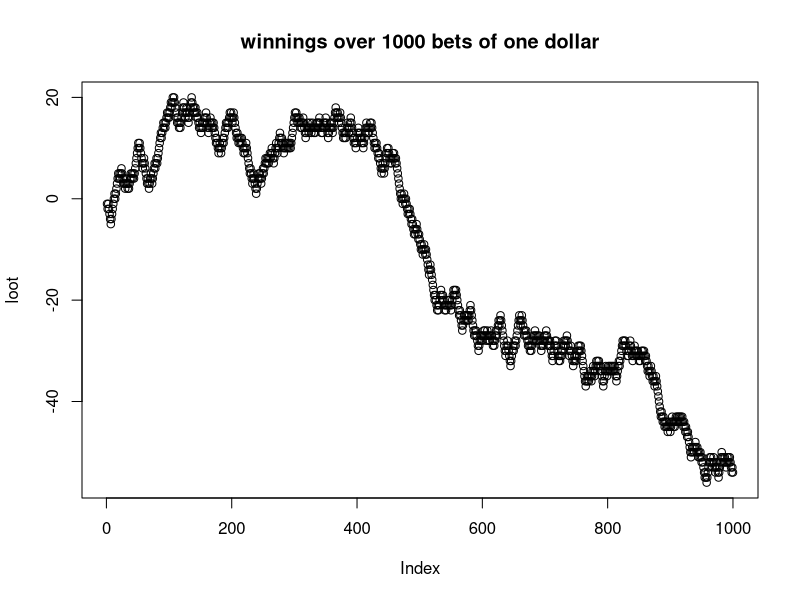
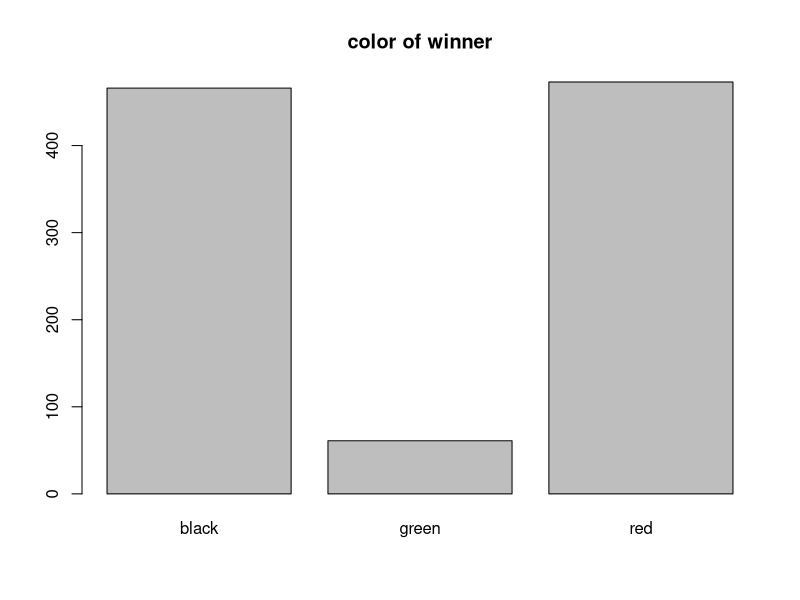
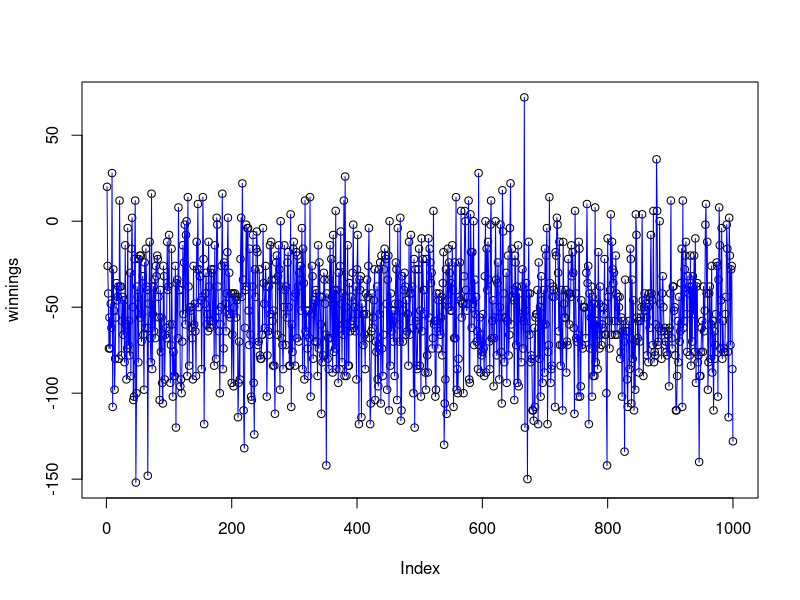
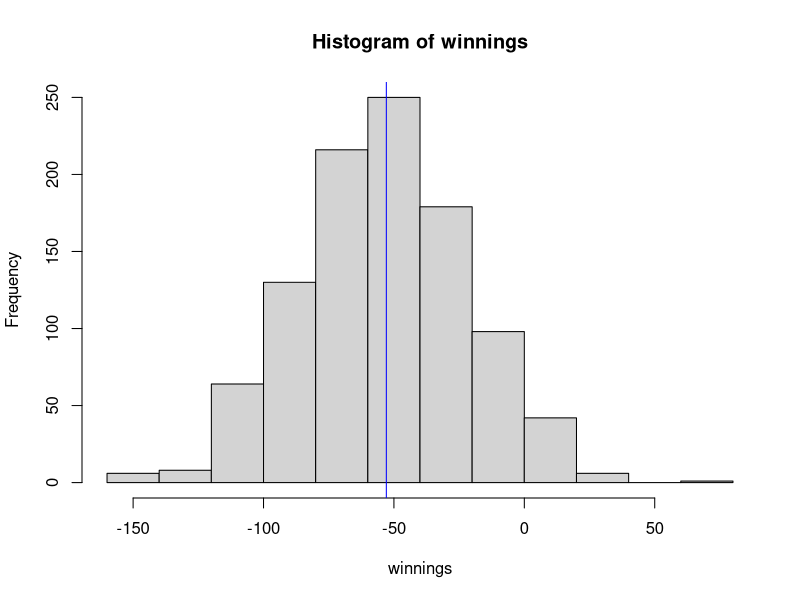
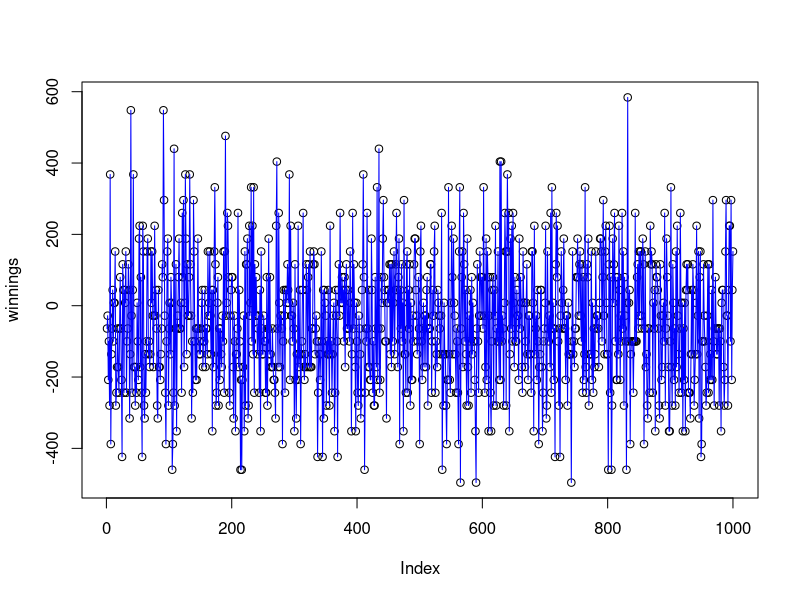
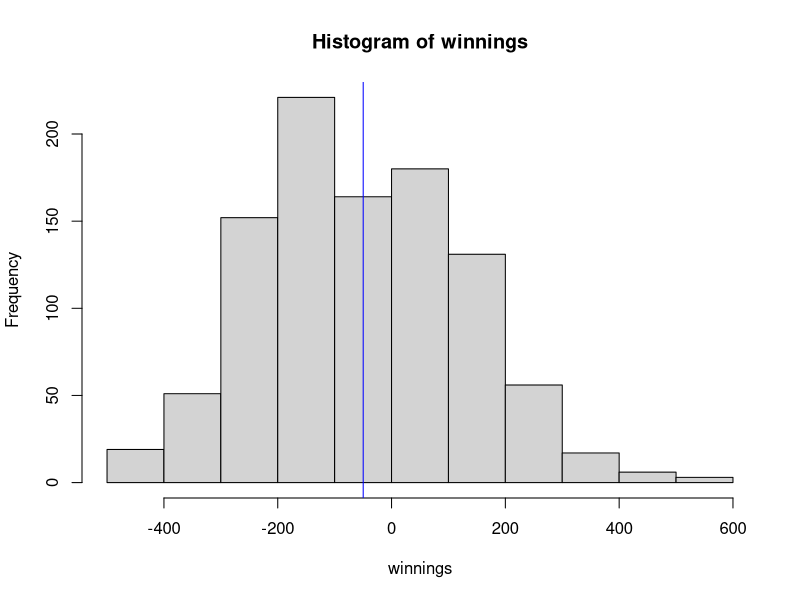
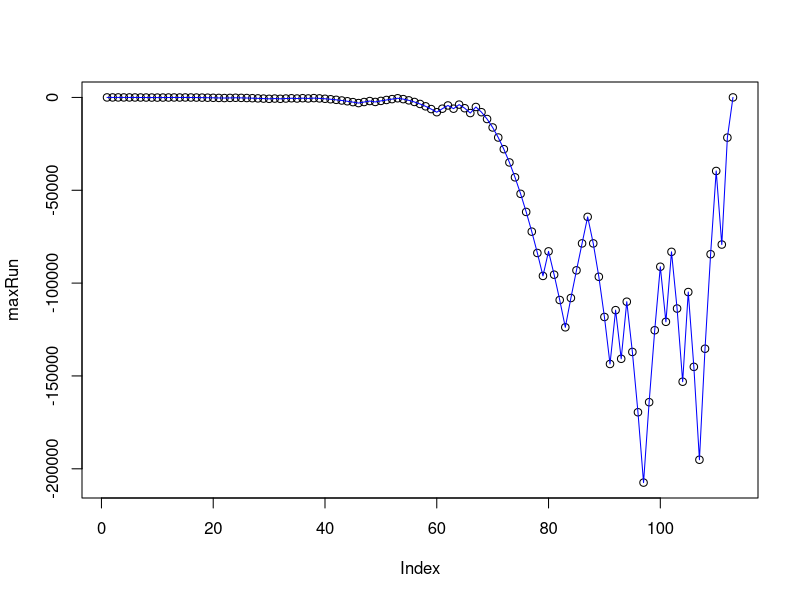

The R source for these figures, in order:
## ---- chunk 1
knitr::opts_chunk$set(echo = TRUE,  results='asis')
library(knitr)
## ---- chunk 2
Roulette <- data.frame(1:38)
Roulette$number[1] <- '0'
Roulette$color[1] <- 'green'
Roulette$number[2] <- '00'
Roulette$color[2] <- 'green'
for (i in 3:38){
  Roulette$number[i] <- i-2
  if (i%%2==0){
    Roulette$color[i] <- 'black'
  } else {
    Roulette$color[i] <- 'red'
  }
}
## ---- chunk 3
games <- sample(Roulette$color, 1000, replace=TRUE, prob=NULL)
loot <-1:1000;
win <-0;
for (i in 1:1000){
  if (games[i] == 'red'){
    win = win + 1
  } else {
    win = win -1
  }
  loot[i] <- win
}
plot(loot, main='winnings over 1000 bets of one dollar')
## ---- chunk 4
barplot(table(games), main='color of winner')
## ---- chunk 5
betOnRed <- function(){ 
  games <- sample(Roulette$color, 1000, replace=TRUE, prob=NULL)
  win <-0;
  for (i in 1:1000){
    if (games[i] == 'red'){
      win = win + 1
    } else {
      win = win -1
    }
  }
  win
}
winnings <-1:1000;
for (i in 1:1000){
  winnings[i] <- betOnRed()
}
plot(winnings)
lines(winnings, lwd=1, col='blue')
## ---- chunk 6
hist(winnings)
abline(v=mean(winnings), col="blue")
## ---- chunk 7
winningQuantiles <- as.matrix(quantile (winnings,  p=seq(from = 0, to = 1, by = 0.1)))
colnames(winningQuantiles) <- c("winnings")
print(kable(winningQuantiles))
## ---- chunk 8
betOn17 <- function(){ 
  games <- sample(Roulette$number, 1000, replace=TRUE, prob=NULL)
  win <-0;
  for (i in 1:1000){
    if (games[i] == 17){
      win = win + 35
    } else {
      win = win -1
    }
  }
  win
}
winnings <-1:1000;
for (i in 1:1000){
  winnings[i] <- betOn17()
}
plot(winnings)
lines(winnings, lwd=1, col='blue')

## ---- chunk 9
hist(winnings)
abline(v=mean(winnings), col="blue")
## ---- chunk 10
winningQuantiles <- as.matrix(quantile (winnings,  p=seq(from = 0, to = 1, by = 0.1)))
colnames(winningQuantiles) <- c("winnings")
print(kable(winningQuantiles))
## ---- chunk 11
removeHeadTail <- function(aList) {
  bList <- list()
  if (length(aList) > 2) {
    bList <- aList[2:(length(aList)-1)]
  }
  bList
}
betFromList <- function(aList) {
  bet <- 0
  if (length(aList) > 1) {
    bet <- aList[1] + aList[length(aList)]
  } 
  if (length(aList) == 1){
    bet <- aList[1]
  }
  bet
}
appendToList <- function(aList, aThing) {
  aList[length(aList) +1] <- aThing
  aList
}

betOnLabouchere <- function(){ 
  labouchereList <- 1:4
  keepBetting <- TRUE
  winnings <- 1:1
  winnings[1] <- 0
  while (keepBetting){
    if (length(labouchereList) < 1){
      keepBetting <- FALSE
    } else {
      bet <- betFromList(labouchereList)
      landed <- sample(Roulette$color, 1, replace=TRUE, prob=NULL)
      if (landed == "red"){
        winnings <- appendToList(winnings, winnings[length(winnings)] + bet)
        labouchereList <- removeHeadTail(labouchereList)
      } else {
        winnings <- appendToList(winnings, winnings[length(winnings)] - bet)
        labouchereList <- appendToList(labouchereList, bet)
      }
    }
  }
  winnings
}

#select a very long run
max <- 0
maxRun <- NULL
for (i in 1:1000) {
  currentRun <- betOnLabouchere()
  if (length(currentRun) > max){
    max = length(currentRun)
    maxRun <- currentRun
  }
}
plot(maxRun)
lines(maxRun, lwd=1, col='blue')
